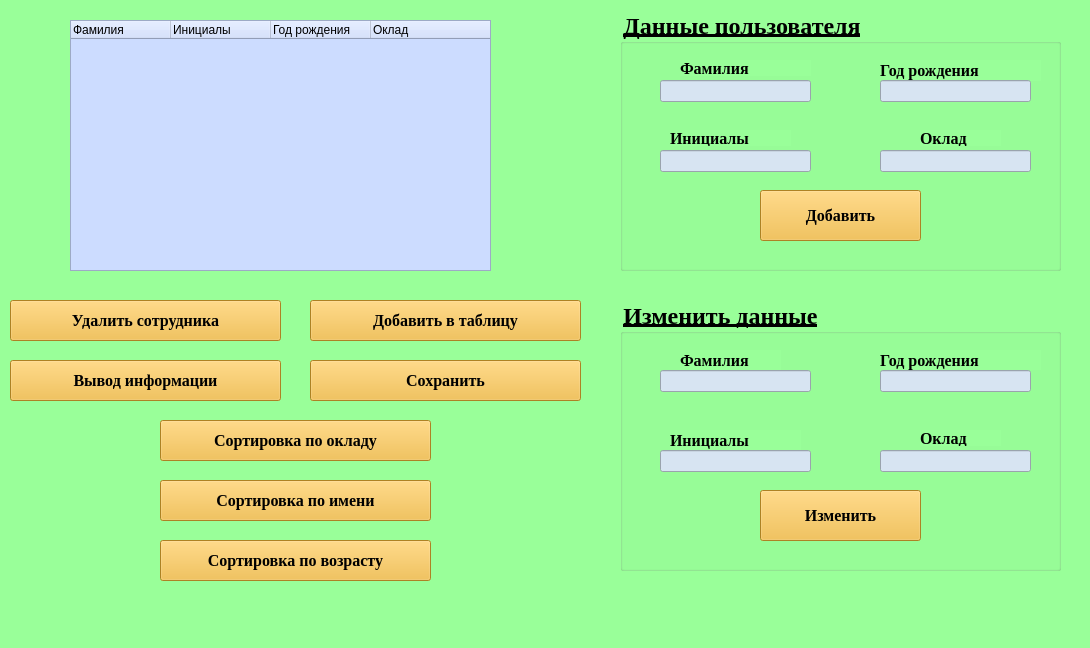
<?xml version="1.0" encoding="UTF-8"?>
<ui version="4.0">
 <class>MainWindow</class>
 <widget class="QMainWindow" name="MainWindow">
  <property name="geometry">
   <rect>
    <x>0</x>
    <y>0</y>
    <width>1090</width>
    <height>648</height>
   </rect>
  </property>
  <property name="windowTitle">
   <string>MainWindow</string>
  </property>
  <property name="styleSheet">
   <string notr="true">background-color: #99ff99</string>
  </property>
  <widget class="QWidget" name="centralwidget">
   <widget class="QPushButton" name="buttonDel">
    <property name="geometry">
     <rect>
      <x>10</x>
      <y>300</y>
      <width>271</width>
      <height>41</height>
     </rect>
    </property>
    <property name="font">
     <font>
      <family>Georgia</family>
      <pointsize>12</pointsize>
      <weight>75</weight>
      <bold>true</bold>
     </font>
    </property>
    <property name="styleSheet">
     <string notr="true">background-color: #f2b632</string>
    </property>
    <property name="text">
     <string>Удалить сотрудника</string>
    </property>
   </widget>
   <widget class="QPushButton" name="buttonSave">
    <property name="geometry">
     <rect>
      <x>310</x>
      <y>360</y>
      <width>271</width>
      <height>41</height>
     </rect>
    </property>
    <property name="font">
     <font>
      <family>Georgia</family>
      <pointsize>12</pointsize>
      <weight>75</weight>
      <bold>true</bold>
     </font>
    </property>
    <property name="styleSheet">
     <string notr="true">background-color: #f2b632</string>
    </property>
    <property name="text">
     <string>Сохранить</string>
    </property>
   </widget>
   <widget class="QTreeWidget" name="treeWidget">
    <property name="geometry">
     <rect>
      <x>70</x>
      <y>20</y>
      <width>421</width>
      <height>251</height>
     </rect>
    </property>
    <property name="styleSheet">
     <string notr="true">background-color: #ccdcff</string>
    </property>
    <property name="indentation">
     <number>25</number>
    </property>
    <attribute name="headerCascadingSectionResizes">
     <bool>false</bool>
    </attribute>
    <attribute name="headerDefaultSectionSize">
     <number>100</number>
    </attribute>
    <attribute name="headerMinimumSectionSize">
     <number>50</number>
    </attribute>
    <column>
     <property name="text">
      <string>Фамилия</string>
     </property>
    </column>
    <column>
     <property name="text">
      <string>Инициалы</string>
     </property>
    </column>
    <column>
     <property name="text">
      <string>Год рождения</string>
     </property>
    </column>
    <column>
     <property name="text">
      <string>Оклад</string>
     </property>
    </column>
   </widget>
   <widget class="QGroupBox" name="groupBox">
    <property name="geometry">
     <rect>
      <x>620</x>
      <y>10</y>
      <width>441</width>
      <height>261</height>
     </rect>
    </property>
    <property name="font">
     <font>
      <family>Georgia</family>
      <pointsize>18</pointsize>
      <weight>75</weight>
      <bold>true</bold>
      <underline>true</underline>
      <kerning>true</kerning>
     </font>
    </property>
    <property name="styleSheet">
     <string notr="true"/>
    </property>
    <property name="title">
     <string>Данные пользователя</string>
    </property>
    <widget class="QLabel" name="label_2">
     <property name="geometry">
      <rect>
       <x>50</x>
       <y>120</y>
       <width>121</width>
       <height>16</height>
      </rect>
     </property>
     <property name="font">
      <font>
       <family>Georgia</family>
       <pointsize>12</pointsize>
       <weight>75</weight>
       <bold>true</bold>
      </font>
     </property>
     <property name="styleSheet">
      <string notr="true">color: rgb(0, 0, 0);</string>
     </property>
     <property name="text">
      <string>Инициалы</string>
     </property>
    </widget>
    <widget class="QLabel" name="label">
     <property name="geometry">
      <rect>
       <x>60</x>
       <y>50</y>
       <width>131</width>
       <height>16</height>
      </rect>
     </property>
     <property name="font">
      <font>
       <family>Georgia</family>
       <pointsize>12</pointsize>
       <weight>75</weight>
       <italic>false</italic>
       <bold>true</bold>
      </font>
     </property>
     <property name="styleSheet">
      <string notr="true">color: rgb(0, 0, 0);</string>
     </property>
     <property name="text">
      <string>Фамилия </string>
     </property>
    </widget>
    <widget class="QLabel" name="label_4">
     <property name="geometry">
      <rect>
       <x>260</x>
       <y>50</y>
       <width>161</width>
       <height>21</height>
      </rect>
     </property>
     <property name="font">
      <font>
       <family>Georgia</family>
       <pointsize>12</pointsize>
       <weight>75</weight>
       <bold>true</bold>
      </font>
     </property>
     <property name="styleSheet">
      <string notr="true">color: rgb(0, 0, 0);</string>
     </property>
     <property name="text">
      <string>Год рождения</string>
     </property>
    </widget>
    <widget class="QLabel" name="label_3">
     <property name="geometry">
      <rect>
       <x>300</x>
       <y>120</y>
       <width>81</width>
       <height>16</height>
      </rect>
     </property>
     <property name="font">
      <font>
       <family>Georgia</family>
       <pointsize>12</pointsize>
       <weight>75</weight>
       <bold>true</bold>
      </font>
     </property>
     <property name="styleSheet">
      <string notr="true">color: rgb(0, 0, 0);</string>
     </property>
     <property name="text">
      <string>Оклад</string>
     </property>
    </widget>
    <widget class="QLineEdit" name="lastName_LE">
     <property name="geometry">
      <rect>
       <x>40</x>
       <y>70</y>
       <width>151</width>
       <height>22</height>
      </rect>
     </property>
     <property name="styleSheet">
      <string notr="true">background-color: rgb(215, 228, 242);</string>
     </property>
    </widget>
    <widget class="QLineEdit" name="IO_LE">
     <property name="geometry">
      <rect>
       <x>40</x>
       <y>140</y>
       <width>151</width>
       <height>22</height>
      </rect>
     </property>
     <property name="styleSheet">
      <string notr="true">background-color: rgb(215, 228, 242);</string>
     </property>
    </widget>
    <widget class="QLineEdit" name="Oklad_LE">
     <property name="geometry">
      <rect>
       <x>260</x>
       <y>140</y>
       <width>151</width>
       <height>22</height>
      </rect>
     </property>
     <property name="styleSheet">
      <string notr="true">background-color: rgb(215, 228, 242);</string>
     </property>
    </widget>
    <widget class="QPushButton" name="buttonAddMember">
     <property name="geometry">
      <rect>
       <x>140</x>
       <y>180</y>
       <width>161</width>
       <height>51</height>
      </rect>
     </property>
     <property name="font">
      <font>
       <family>Georgia</family>
       <pointsize>12</pointsize>
       <weight>75</weight>
       <bold>true</bold>
      </font>
     </property>
     <property name="styleSheet">
      <string notr="true">background-color: #f2b632</string>
     </property>
     <property name="text">
      <string>Добавить</string>
     </property>
    </widget>
    <widget class="QLineEdit" name="Year_LE">
     <property name="geometry">
      <rect>
       <x>260</x>
       <y>70</y>
       <width>151</width>
       <height>22</height>
      </rect>
     </property>
     <property name="styleSheet">
      <string notr="true">background-color: rgb(215, 228, 242);</string>
     </property>
    </widget>
    <zorder>label_4</zorder>
    <zorder>IO_LE</zorder>
    <zorder>label_2</zorder>
    <zorder>label</zorder>
    <zorder>lastName_LE</zorder>
    <zorder>label_3</zorder>
    <zorder>Oklad_LE</zorder>
    <zorder>buttonAddMember</zorder>
    <zorder>Year_LE</zorder>
   </widget>
   <widget class="QGroupBox" name="groupBox_2">
    <property name="geometry">
     <rect>
      <x>620</x>
      <y>300</y>
      <width>441</width>
      <height>271</height>
     </rect>
    </property>
    <property name="font">
     <font>
      <family>Georgia</family>
      <pointsize>18</pointsize>
      <weight>75</weight>
      <bold>true</bold>
      <underline>true</underline>
     </font>
    </property>
    <property name="styleSheet">
     <string notr="true"/>
    </property>
    <property name="title">
     <string>Изменить данные</string>
    </property>
    <property name="checkable">
     <bool>false</bool>
    </property>
    <property name="checked">
     <bool>false</bool>
    </property>
    <widget class="QLabel" name="label_8">
     <property name="geometry">
      <rect>
       <x>60</x>
       <y>50</y>
       <width>101</width>
       <height>20</height>
      </rect>
     </property>
     <property name="font">
      <font>
       <family>Georgia</family>
       <pointsize>12</pointsize>
       <weight>75</weight>
       <italic>false</italic>
       <bold>true</bold>
      </font>
     </property>
     <property name="styleSheet">
      <string notr="true">color: rgb(0, 0, 0);</string>
     </property>
     <property name="text">
      <string>Фамилия </string>
     </property>
    </widget>
    <widget class="QLabel" name="label_5">
     <property name="geometry">
      <rect>
       <x>300</x>
       <y>130</y>
       <width>81</width>
       <height>16</height>
      </rect>
     </property>
     <property name="font">
      <font>
       <family>Georgia</family>
       <pointsize>12</pointsize>
       <weight>75</weight>
       <bold>true</bold>
      </font>
     </property>
     <property name="styleSheet">
      <string notr="true">color: rgb(0, 0, 0);</string>
     </property>
     <property name="text">
      <string>Оклад</string>
     </property>
    </widget>
    <widget class="QLineEdit" name="lastNameChange_LE">
     <property name="geometry">
      <rect>
       <x>40</x>
       <y>70</y>
       <width>151</width>
       <height>22</height>
      </rect>
     </property>
     <property name="styleSheet">
      <string notr="true">background-color: rgb(215, 228, 242);</string>
     </property>
    </widget>
    <widget class="QLineEdit" name="OkladChange_LE">
     <property name="geometry">
      <rect>
       <x>260</x>
       <y>150</y>
       <width>151</width>
       <height>22</height>
      </rect>
     </property>
     <property name="styleSheet">
      <string notr="true">background-color: rgb(215, 228, 242);</string>
     </property>
    </widget>
    <widget class="QLineEdit" name="IOChange_LE">
     <property name="geometry">
      <rect>
       <x>40</x>
       <y>150</y>
       <width>151</width>
       <height>22</height>
      </rect>
     </property>
     <property name="styleSheet">
      <string notr="true">background-color: rgb(215, 228, 242);</string>
     </property>
    </widget>
    <widget class="QLabel" name="label_6">
     <property name="geometry">
      <rect>
       <x>50</x>
       <y>130</y>
       <width>131</width>
       <height>20</height>
      </rect>
     </property>
     <property name="font">
      <font>
       <family>Georgia</family>
       <pointsize>12</pointsize>
       <weight>75</weight>
       <bold>true</bold>
      </font>
     </property>
     <property name="styleSheet">
      <string notr="true">color: rgb(0, 0, 0);</string>
     </property>
     <property name="text">
      <string>Инициалы</string>
     </property>
    </widget>
    <widget class="QLineEdit" name="YearChange_LE">
     <property name="geometry">
      <rect>
       <x>260</x>
       <y>70</y>
       <width>151</width>
       <height>22</height>
      </rect>
     </property>
     <property name="styleSheet">
      <string notr="true">background-color: rgb(215, 228, 242);</string>
     </property>
    </widget>
    <widget class="QLabel" name="label_7">
     <property name="geometry">
      <rect>
       <x>260</x>
       <y>50</y>
       <width>161</width>
       <height>20</height>
      </rect>
     </property>
     <property name="font">
      <font>
       <family>Georgia</family>
       <pointsize>12</pointsize>
       <weight>75</weight>
       <bold>true</bold>
      </font>
     </property>
     <property name="styleSheet">
      <string notr="true">color: rgb(0, 0, 0);</string>
     </property>
     <property name="text">
      <string>Год рождения</string>
     </property>
    </widget>
    <widget class="QPushButton" name="buttonChangeMember">
     <property name="enabled">
      <bool>true</bool>
     </property>
     <property name="geometry">
      <rect>
       <x>140</x>
       <y>190</y>
       <width>161</width>
       <height>51</height>
      </rect>
     </property>
     <property name="font">
      <font>
       <family>Georgia</family>
       <pointsize>12</pointsize>
       <weight>75</weight>
       <bold>true</bold>
      </font>
     </property>
     <property name="styleSheet">
      <string notr="true">background-color: #f2b632</string>
     </property>
     <property name="text">
      <string>Изменить</string>
     </property>
    </widget>
   </widget>
   <widget class="QPushButton" name="buttonGetList">
    <property name="geometry">
     <rect>
      <x>310</x>
      <y>300</y>
      <width>271</width>
      <height>41</height>
     </rect>
    </property>
    <property name="font">
     <font>
      <family>Georgia</family>
      <pointsize>12</pointsize>
      <weight>75</weight>
      <bold>true</bold>
     </font>
    </property>
    <property name="styleSheet">
     <string notr="true">background-color: #f2b632</string>
    </property>
    <property name="text">
     <string>Добавить в таблицу</string>
    </property>
   </widget>
   <widget class="QPushButton" name="buttonInfo">
    <property name="geometry">
     <rect>
      <x>10</x>
      <y>360</y>
      <width>271</width>
      <height>41</height>
     </rect>
    </property>
    <property name="font">
     <font>
      <family>Georgia</family>
      <pointsize>12</pointsize>
      <weight>75</weight>
      <bold>true</bold>
     </font>
    </property>
    <property name="styleSheet">
     <string notr="true">background-color: #f2b632</string>
    </property>
    <property name="text">
     <string>Вывод информации</string>
    </property>
   </widget>
   <widget class="QPushButton" name="buttonSortOklad">
    <property name="geometry">
     <rect>
      <x>160</x>
      <y>420</y>
      <width>271</width>
      <height>41</height>
     </rect>
    </property>
    <property name="font">
     <font>
      <family>Georgia</family>
      <pointsize>12</pointsize>
      <weight>75</weight>
      <bold>true</bold>
     </font>
    </property>
    <property name="styleSheet">
     <string notr="true">background-color: #f2b632</string>
    </property>
    <property name="text">
     <string>Сортировка по окладу</string>
    </property>
   </widget>
   <widget class="QPushButton" name="buttonSortName">
    <property name="geometry">
     <rect>
      <x>160</x>
      <y>480</y>
      <width>271</width>
      <height>41</height>
     </rect>
    </property>
    <property name="font">
     <font>
      <family>Georgia</family>
      <pointsize>12</pointsize>
      <weight>75</weight>
      <bold>true</bold>
     </font>
    </property>
    <property name="styleSheet">
     <string notr="true">background-color: #f2b632</string>
    </property>
    <property name="text">
     <string>Сортировка по имени</string>
    </property>
   </widget>
   <widget class="QPushButton" name="buttonSortAge">
    <property name="geometry">
     <rect>
      <x>160</x>
      <y>540</y>
      <width>271</width>
      <height>41</height>
     </rect>
    </property>
    <property name="font">
     <font>
      <family>Georgia</family>
      <pointsize>12</pointsize>
      <weight>75</weight>
      <bold>true</bold>
     </font>
    </property>
    <property name="styleSheet">
     <string notr="true">background-color: #f2b632</string>
    </property>
    <property name="text">
     <string>Сортировка по возрасту</string>
    </property>
   </widget>
  </widget>
  <widget class="QMenuBar" name="menubar">
   <property name="geometry">
    <rect>
     <x>0</x>
     <y>0</y>
     <width>1090</width>
     <height>26</height>
    </rect>
   </property>
  </widget>
  <widget class="QStatusBar" name="statusbar"/>
 </widget>
 <resources/>
 <connections>
  <connection>
   <sender>buttonDel</sender>
   <signal>clicked()</signal>
   <receiver>treeWidget</receiver>
   <slot>clearSelection()</slot>
   <hints>
    <hint type="sourcelabel">
     <x>160</x>
     <y>368</y>
    </hint>
    <hint type="destinationlabel">
     <x>334</x>
     <y>208</y>
    </hint>
   </hints>
  </connection>
 </connections>
</ui>
